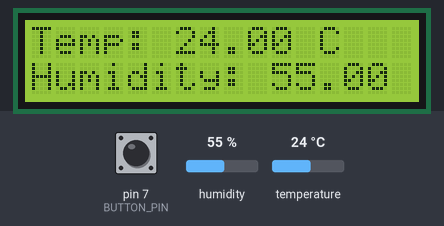
A sketch run on a simulated Arduino Uno, built with avr-gcc and run on an emulated ATmega328P. On the bench: 16×2 character LCD. The test bench sets the inputs (shaded band); at power-on: humidity 55 %, temperature 24 °C, pin 7 (BUTTON_PIN) HIGH.

Above: at 2.9 s.
3.0 s: humidity set to 22 %
At 5.7 s:
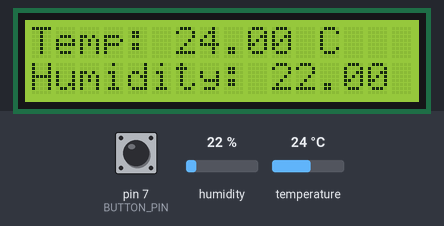
6.4 s: temperature set to 12 °C
At 8.5 s:
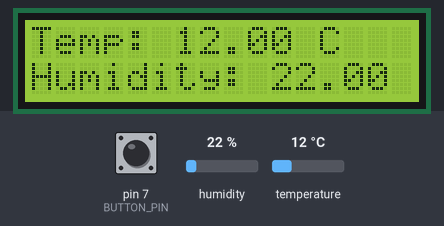
9.1 s: humidity set to 40 %
At 11.2 s:
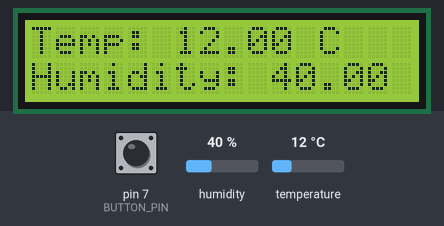
11.8 s: temperature set to 19 °C
At 14.0 s:
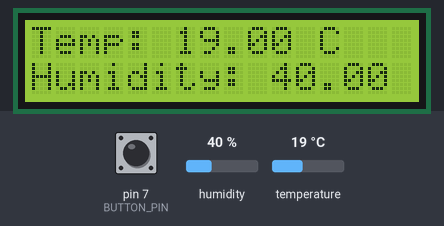
Timing chart, 0 to 15.4 s (numbered marks = the images above; inputs shaded):
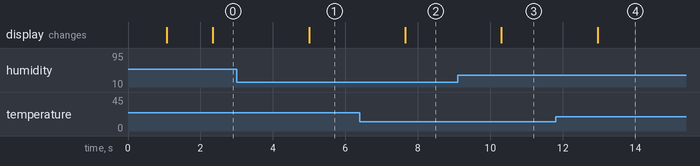

Measured:
- after the input at 3.0 s, the display: changes after 2.0 s (image 1)
- after the input at 6.4 s, the display: changes after 1.3 s (image 2)
- after the input at 9.1 s, the display: changes after 1.2 s (image 3)
- after the input at 11.8 s, the display: changes after 1.2 s (image 4)

The sketch:

Arduino_Uno.ino
```cpp
#include <LiquidCrystal.h>

#include "DHT.h"
#include <SoftwareSerial.h>
#define DHTPIN 6

#define DHTTYPE DHT11

DHT dht(DHTPIN, DHTTYPE);

const int rs = 12, en = 11, d4 = 5, d5 = 4, d6 = 3, d7 = 2;
LiquidCrystal lcd(rs, en, d4, d5, d6, d7);

const char BUTTON_PIN = 7;
enum TempScale {Celsius, Fahrenheit};
TempScale tempScale = Celsius;
SoftwareSerial espSerial(9, 10); // RX, TX
void setup() {
   Serial.begin(9600);
  espSerial.begin(9600);
  delay(1000);

  dht.begin();
  lcd.begin(16, 2);
  pinMode(BUTTON_PIN, INPUT_PULLUP);

   }

void loop() {

      delay(1250);
  bool currentState = digitalRead(BUTTON_PIN);
    static bool previousState = HIGH;

  if (previousState == HIGH && currentState == LOW) {
    if (tempScale == Celsius) {
      tempScale = Fahrenheit;
    } else {
      tempScale = Celsius;
    }
  }
  previousState = currentState;

  float h = dht.readHumidity();
  float t = dht.readTemperature();
  float f = dht.readTemperature(true);

  if (isnan(h) || isnan(t) || isnan(f)) {
    Serial.println(F("Failed to read from DHT sensor!"));
    return;
  }


  float hif = dht.computeHeatIndex(f, h);
  float hic = dht.computeHeatIndex(t, h, false);
  lcd.clear();
  lcd.print(F("Temp: "));
    lcd.print(t);
    lcd.print(" C");
  lcd.setCursor(0, 1);
  lcd.print(F("Humidity: "));
  lcd.print(h);
  lcd.print(" %");
  String data = "serial_number=serial_number&temp=" + String(t) + "&humidity=" + String(h);
   espSerial.println(data);


}
```
